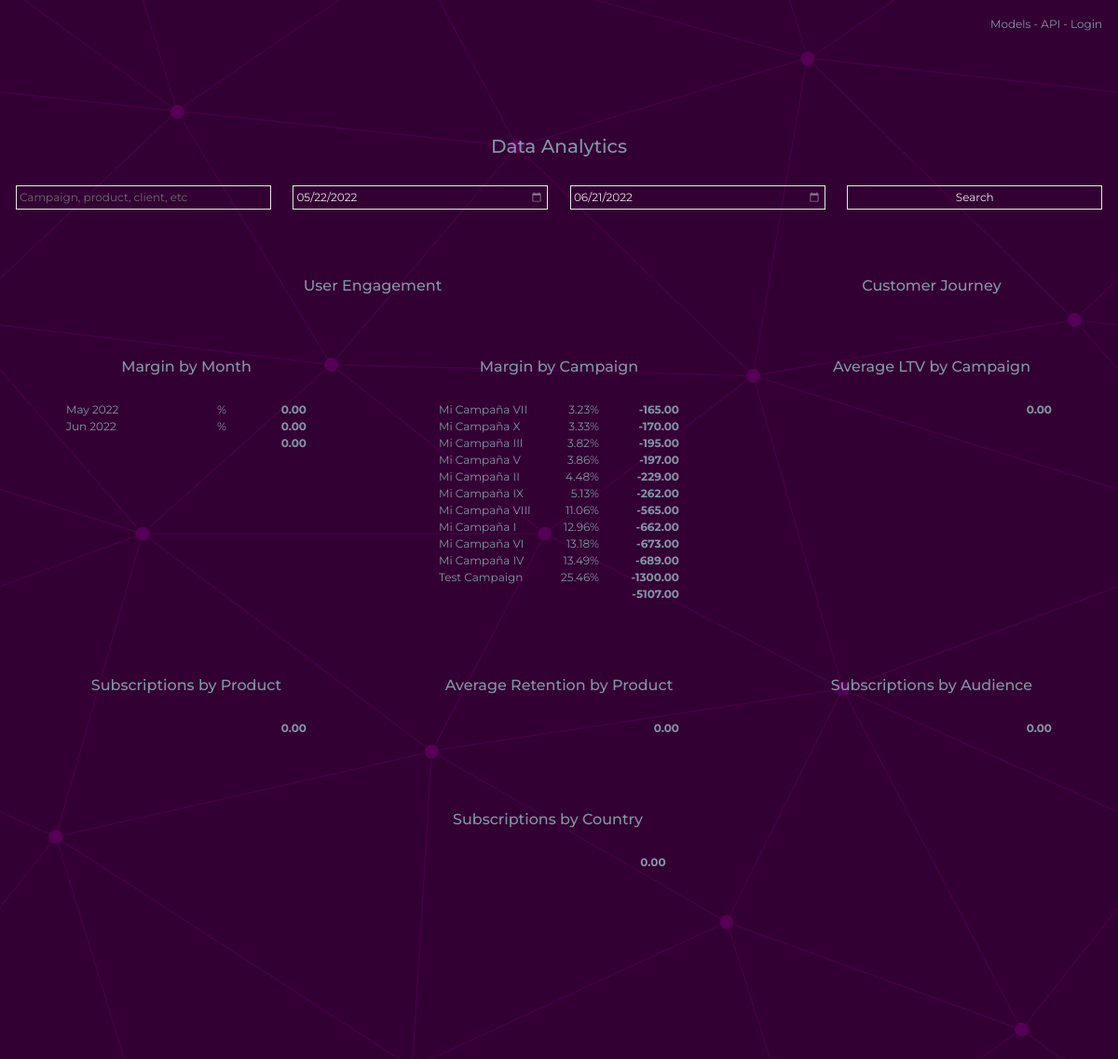
The app's page / (signed in) with its own data.
### campaigns/models.py (models this page shows, shortened)
class Campaign(models.Model):
    title: models.CharField = models.CharField(max_length=200)
    audience: models.ForeignKey = models.ForeignKey(
        Audience, on_delete=models.CASCADE
    )
    city: models.ForeignKey = models.ForeignKey(
        City, on_delete=models.CASCADE
    )
    spend: models.DecimalField = models.DecimalField(
        max_digits=10,
        decimal_places=4,
        null=False,
        default=0,
    )
    is_active: models.BooleanField = models.BooleanField(
        default=False
    )
    created_at: models.DateTimeField = models.DateTimeField(
        auto_now_add=True
    )
    updated_at: models.DateTimeField = models.DateTimeField(
        auto_now=True
    )
    deleted_at: models.DateTimeField = models.DateTimeField(
        default=None, null=True
    )
    objects: models.Manager = models.Manager()
    active: ActiveManager = ActiveManager()

### reports/views.py (the view)
# urls.py: path("", DashboardView.as_view(), name="dashboard"),
class DashboardView(View):
    @method_decorator(login_required)
    def get(self, request: HttpRequest) -> HttpResponse:
        start: datetime = datetime.now() - timedelta(days=30)
        end: datetime = datetime.now()
        search: str = ""
        form: DashboardForm = DashboardForm(request.GET)
        if request.GET and form.is_valid():
            search: str = form.cleaned_data["search"]
            start: datetime = form.cleaned_data["start"]
            end: datetime = form.cleaned_data["end"]
        logic: ReportLogic = ReportLogic(
            start=start,
            end=end,
            search=search,
        )
        logger.debug("Dashboard: %s", logic)
        return render(
            request,
            "dashboard.html",
            {
                "form": form,
                "filters": {
                    "start": start,
                    "end": end,
                    "search": search,
                },
                "retention": {
                    "by_campaign": logic.get_retention_by_campaign(),
                    "by_product": logic.get_retention_by_product(),
                },
                "ltv": {
                    "by_campaign": logic.get_ltv_by_campaign(),
                },
                "margin": {
                    "by_month": logic.get_margin_by_month(),
                    "by_campaign": logic.get_margin_by_campaign(),
                },
                "events": {
                    "by_date": logic.get_events_by_date(),
                    "by_page": logic.get_events_by_page(),
                },
                "subscriptions": {
                    "by_date": logic.get_subscriptions_by_date(),
                    "by_campaign": logic.get_subscriptions_by_campaign(),
                    "by_audience": logic.get_subscriptions_by_audience(),
                    "by_product": logic.get_subscriptions_by_product(),
                    "by_city": logic.get_subscriptions_by_city(),
                    "by_state": logic.get_subscriptions_by_state(),
                    "by_country": logic.get_subscriptions_by_country(),
                    "by_dow_and_hod": logic.get_subscriptions_by_dow_and_hod(),
                    "by_dom": logic.get_subscriptions_by_dom(),
                    "by_moy": logic.get_subscriptions_by_moy(),
                },
            },
        )

### reports/forms.py
class DashboardForm(forms.Form):
    search: forms.CharField = forms.CharField(
        max_length=100, required=False
    )
    start: forms.DateField = forms.DateField(required=False)
    end: forms.DateField = forms.DateField(required=False)

### audiences/logic.py (called while the page is built)
    def get_subscriptions(
        self, start: datetime, end: datetime
    ) -> QuerySet:
        subscriptions: QuerySet = Subscription.active.filter(
            created_at__gte=start,
            created_at__lte=end,
            event__metric__campaign__audience=self.audience,
        )
        logger.debug("Subscriptions: %s %s", self, subscriptions)
        return subscriptions

### audiences/models.py (called while the page is built)
    def get_queryset(self) -> QuerySet:
        return super().get_queryset().filter(deleted_at=None)

    def search(
        self, search: str = "", start: str = "", end: str = ""
    ) -> QuerySet:
        queryset: QuerySet = self.get_queryset()
        if start and end:
            queryset: QuerySet = queryset.filter(
                created_at__gte=start,
                created_at__lte=end,
            )
        if search:
            queryset: Queryset = queryset.filter(
                Q(title__icontains=search)
            )
        return queryset

### campaigns/logic.py (called while the page is built)
    def get_subscriptions(
        self, start: datetime, end: datetime
    ) -> QuerySet:
        subscriptions: QuerySet = Subscription.active.filter(
            created_at__gte=start,
            created_at__lte=end,
            event__metric__campaign=self.campaign,
        )
        logger.debug("Subscriptions: %s %s", self, subscriptions)
        return subscriptions

### campaigns/models.py (called while the page is built, shortened)
    def get_queryset(self) -> QuerySet:
        return super().get_queryset().filter(deleted_at=None)

    def search(
        self, search: str = "", start: str = "", end: str = ""
    ) -> QuerySet:
        queryset: QuerySet = self.get_queryset()
        if start and end:
            queryset: QuerySet = queryset.filter(
                created_at__gte=start,
                created_at__lte=end,
            )
        return queryset

### cities/logic.py (called while the page is built)
    def get_subscriptions(
        self, start: datetime, end: datetime
    ) -> QuerySet:
        subscriptions: QuerySet = Subscription.active.filter(
            created_at__gte=start,
            created_at__lte=end,
            event__metric__campaign__city=self.city,
        )
        logger.debug("Subscriptions: %s %s", self, subscriptions)
        return subscriptions

### cities/models.py (called while the page is built)
    def get_queryset(self) -> QuerySet:
        return super().get_queryset().filter(deleted_at=None)

### reports/templates/dashboard.html (shortened to what this page needs)
{% extends 'root.html' %}
{% block 'body' %}
    <div class='section'>
        <h1>Data Analytics</h1>
    </div>
    {% include 'search.html' %}
    <div class="row">
        <div class="col col-12 col-sm-12 col-md-8 col-lg-8 col-xl-8 col-xxl-8">
            <div class='section'>
                <h3>User Engagement</h3>
            </div>
        </div>
        <div class="col col-12 col-sm-12 col-md-4 col-lg-4 col-xl-4 col-xxl-4">
            <div class='section'>
                <h3>Customer Journey</h3>
            </div>
        </div>
    </div>
    <div class="row">
        <div class="col col-12 col-sm-12 col-md-4 col-lg-4 col-xl-4 col-xxl-4">
            <div class='section'>
                <h3>Margin by Month</h3>
                {% include 'table.html' with data=margin.by_month %}
            </div>
        </div>
        <div class="col col-12 col-sm-12 col-md-4 col-lg-4 col-xl-4 col-xxl-4">
            <div class='section'>
                <h3>Margin by Campaign</h3>
                {% include 'table.html' with data=margin.by_campaign %}
            </div>
        </div>
        <div class="col col-12 col-sm-12 col-md-4 col-lg-4 col-xl-4 col-xxl-4">
            <div class='section'>
                <h3>Average LTV by Campaign</h3>
                {% include 'table.html' with data=ltv.by_campaign %}
            </div>
        </div>
    </div>
    <div class="row">
        <div class="col col-12 col-sm-12 col-md-4 col-lg-4 col-xl-4 col-xxl-4">
            <div class='section'>
                <h3>Subscriptions by Product</h3>
                {% include 'table.html' with data=subscriptions.by_product %}
            </div>
        </div>
        <div class="col col-12 col-sm-12 col-md-4 col-lg-4 col-xl-4 col-xxl-4">
            <div class='section'>
                <h3>Average Retention by Product</h3>
                {% include 'table.html' with data=retention.by_product %}
            </div>
        </div>
        <div class="col col-12 col-sm-12 col-md-4 col-lg-4 col-xl-4 col-xxl-4">
            <div class='section'>
                <h3>Subscriptions by Audience</h3>
                {% include 'table.html' with data=subscriptions.by_audience %}
            </div>
        </div>
    </div>
    <div class="row">
        <div class="row">
            <div class="col col-12 col-sm-12 col-md-4 col-lg-4 col-xl-4 col-xxl-4">
                <div class='section'>
                    {% include 'map.html' with id="eur" scope="europe" data=subscriptions.by_country %}
                </div>
            </div>
            <div class="col col-12 col-sm-12 col-md-4 col-lg-4 col-xl-4 col-xxl-4">
                <div class='section'>
                    <h3>Subscriptions by Country</h3>
                    {% include 'table.html' with data=subscriptions.by_country %}
                </div>
            </div>
            <div class="col col-12 col-sm-12 col-md-4 col-lg-4 col-xl-4 col-xxl-4">
                <div class='section'>
                    {% include 'map.html' with id="wor" scope="world" data=subscriptions.by_country %}
                </div>
            </div>
        </div>
    </div>
  </div>
{% endblock %}

### analytics/templates/root.html (shortened to what this page needs)
<!DOCTYPE html>
<html>
<head>
    {% include 'links.html' %}
</head>
<body>
    <div class="container-scroll">
        <div class="container">
            {% include 'toolbar.html' %}
            {% block 'body' %}{% endblock %}
        </div>
</body>
</html>

### analytics/templates/links.html (shortened to what this page needs)
{% load static %}
<link href="https://cdn.jsdelivr.net/npm/bootstrap@5.1.3/dist/css/bootstrap.min.css" rel="stylesheet">
<link rel="stylesheet" href="https://cdn.jsdelivr.net/npm/bootstrap-icons@1.3.0/font/bootstrap-icons.css">
<link rel="stylesheet" href="{% static 'vars.css' %}">
<link rel="stylesheet" href="{% static 'layout.css' %}">
<link rel="stylesheet" href="{% static 'text.css' %}">
<link rel="stylesheet" href="{% static 'forms.css' %}">
<link rel="stylesheet" href="{% static 'charts.css' %}">

### analytics/templates/icon.html (shortened to what this page needs)
{% load static %}

### analytics/templates/toolbar.html
{% load static %}
<div class='section'>
    <p class="right">
        <a href='{% static "model.png" %}' target='models'>
            Models
        <a/>
        -
        <a href='{% url "api-root" %}' target='api'>
            API
        <a/>
        -
        <a href='{% url "rest_framework:login" %}' target='login'>
            Login
        <a/>
    </p>
</div>

### reports/templates/search.html (shortened to what this page needs)
{% load wrapwith %}
<div class='section'>
    <form action="" method="GET">
        <div class="row">
            <div class="col component col-12 col-sm-12 col-md-6 col-lg-6 col-xl-3 col-xxl-3">
                {% wrapwith "tooltip.html" with text="Search by campaign, audience, product, etc" %}
                    <input id="search" type="text" name="search"
                        value="{{ filters.search }}" placeholder="Campaign, product, client, etc">
                {% endwrapwith %}
            </div>
            <div class="col component col-12 col-sm-12 col-md-6 col-lg-6 col-xl-3 col-xxl-3">
                {% wrapwith "tooltip.html" with text="Restrict charts to a date range" %}
                    <input id="start" type="date" name="start"
                        value="{{ filters.start|date:'Y-m-d' }}" placeholder="From">
                {% endwrapwith %}
            </div>
            <div class="col component col-12 col-sm-12 col-md-6 col-lg-6 col-xl-3 col-xxl-3">
                {% wrapwith "tooltip.html" with text="Restrict charts to a date range" %}
                    <input id="end" type="date" name="end"
                        value="{{ filters.end|date:'Y-m-d' }}" placeholder="End">
                {% endwrapwith %}
            </div>
            <div class="col component col-12 col-sm-12 col-md-6 col-lg-6 col-xl-3 col-xxl-3">
                {% wrapwith "tooltip.html" with text="Click to apply filters" %}
                    <input type="submit" value="Search">
                {% endwrapwith %}
            </div>
        </div>
    </form>
</div>

### reports/templates/line.html (shortened to what this page needs)
{% load mathfilters %}

### reports/templates/table.html
{% load reports %}
{% load mathfilters %}
<div class="table-container">
    {% for category, total in data.items %}
        {% if forloop.counter <= 15 %}
            <div class="row">
                <div class="col col-4 col-sm-4 col-md-4 col-lg-4 col-xl-4 col-xxl-4">
                    <p>
                        {{ category.title }}
                    </p>
                </div>
                <div class="col col-4 col-sm-4 col-md-4 col-lg-4 col-xl-4 col-xxl-4">
                    <p class="right">
                        {% with data|total_frequency as total_frequency %}
                            {{ total|div:total_frequency|mul:100|floatformat:2 }}%
                        {% endwith at %}
                    </p>
                </div>
                <div class="col col-4 col-sm-4 col-md-4 col-lg-4 col-xl-4 col-xxl-4">
                    <p class="right">
                        <b>
                            {{ total|floatformat:2 }}
                        </b>
                    </p>
                </div>
            </div>
        {% endif %}
    {% endfor %}
    <div class="row">
        <div class="col col-4 col-sm-4 col-md-4 col-lg-4 col-xl-4 col-xxl-4"></div>
        <div class="col col-4 col-sm-4 col-md-4 col-lg-4 col-xl-4 col-xxl-4"></div>
        <div class="col col-4 col-sm-4 col-md-4 col-lg-4 col-xl-4 col-xxl-4">
            <p class="right">
                <b>
                    {{ data|total_frequency|floatformat:2 }}
                </b>
            </p>
        </div>
    </div>
</div>

### reports/templates/map.html (shortened to what this page needs)
<div id="map-chart-{{ id }}" style="width: 100%; height: 300px;"></div>

### analytics/static/vars.css (style rules this page uses)
:root { --white: white; --lightgray: #EDEDED; --gray: #8395A7; --black: #222F3E; --primary: #330033; }

### analytics/static/layout.css (style rules this page uses)
body { background: url('bg.svg'); background-size: 100%; background-repeat: no-repeat; height: 100vh; max-height: 100vh; display: block; font-family: 'Montserrat', sans-serif; overflow: hidden!important; width: 100%; user-select: none; }
body .container-scroll { overflow-y: auto; overflow-x: hidden!important; padding-top: 0%; padding-bottom: 0%; padding-left: 0%; padding-right: 0%; height: 100vh; }
* { scrollbar-width: auto; scrollbar-color: var(--primary) var(--white); }
body .container-scroll .container { display: block; color: var(--gray); font-family: 'Montserrat', sans-serif; user-select: none; max-width: 100%; padding-top: 1%; padding-bottom: 1%; padding-left: 1%; padding-right: 1%; }
body .container .section { padding: 5px; margin: 0%; background: none; }
body .container .col { padding: 0%; margin: 0%; }
body .container .section .component { padding: 1%; margin: 0%; }

### analytics/static/text.css (style rules this page uses)
a { color: var(--gray)!important; text-decoration: none; cursor: pointer; transition-duration: 1s; font-size: 12px!important; }
h1 { text-align: center; font-size: 20px!important; color: var(--gray)!important; margin-top: 100px; }
h3 { text-align: center; font-size: 16px!important; color: var(--gray)!important; margin-top: 50px; }
p { margin: 0%; font-size: 12px!important; color: var(--gray)!important; text-overflow: ellipsis; white-space: nowrap; }
.right { display: block; text-align: right; }

### analytics/static/forms.css (style rules this page uses)
input { width: 100%; background: none; color: var(--white)!important; font-family: 'Montserrat', sans-serif; border: 1px solid var(--white); opacity: 0.9; cursor: pointer; transition-duration: 1s; padding-top: 3px; padding-bottom: 3px; padding-left: 3px; padding-right: 3px; font-size: 12px!important; }

### analytics/static/charts.css (style rules this page uses)
.table-container { display: block; width: 100%; padding: 5% 20%; }

### records on screen
Campaign: title "Mi Campaña VII", total "3.23", total "-165.00"
Campaign: title "Mi Campaña X", total "3.33", total "-170.00"
Campaign: title "Mi Campaña III", total "3.82", total "-195.00"
Campaign: title "Mi Campaña V", total "3.86", total "-197.00"
Campaign: title "Mi Campaña II", total "4.48", total "-229.00"
Campaign: title "Mi Campaña IX", total "5.13", total "-262.00"
Campaign: title "Mi Campaña VIII", total "11.06", total "-565.00"
Campaign: title "Mi Campaña I", total "12.96", total "-662.00"
Campaign: title "Mi Campaña VI", total "13.18", total "-673.00"
Campaign: title "Mi Campaña IV", total "13.49", total "-689.00"
Campaign: title "Test Campaign", total "25.46", total "-1300.00"

### other values on screen
{{ category.title }} "May 2022" "Jun 2022"
{{ total|floatformat:2 }} "0.00" "0.00"
{{ data|total_frequency|floatformat:2 }} "0.00 -5107.00 0.00 0.00 0.00 0.00 0.00"
